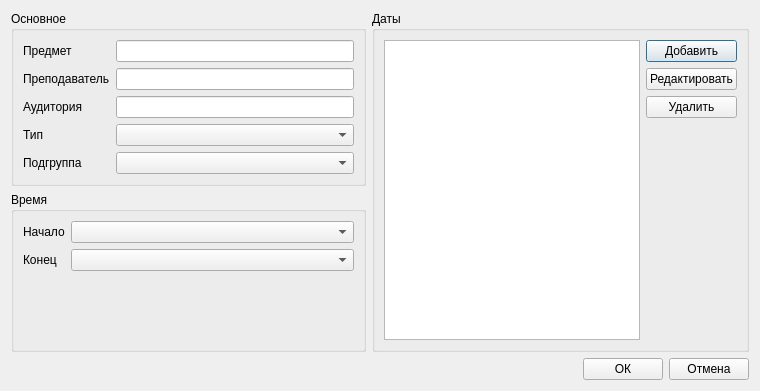
<?xml version="1.0" encoding="UTF-8"?>
<ui version="4.0">
 <class>PairEditorDialog</class>
 <widget class="QDialog" name="PairEditorDialog">
  <property name="geometry">
   <rect>
    <x>0</x>
    <y>0</y>
    <width>760</width>
    <height>391</height>
   </rect>
  </property>
  <property name="windowTitle">
   <string>Редактор пары</string>
  </property>
  <layout class="QVBoxLayout" name="verticalLayout_3">
   <item>
    <layout class="QHBoxLayout" name="horizontalLayout_3">
     <item>
      <layout class="QVBoxLayout" name="verticalLayout_2">
       <item>
        <widget class="QGroupBox" name="basicGroupBox">
         <property name="title">
          <string>Основное</string>
         </property>
         <layout class="QFormLayout" name="formLayout">
          <item row="0" column="0">
           <widget class="QLabel" name="label">
            <property name="text">
             <string>Предмет</string>
            </property>
           </widget>
          </item>
          <item row="0" column="1">
           <widget class="QLineEdit" name="titleLineEdit"/>
          </item>
          <item row="1" column="0">
           <widget class="QLabel" name="label_2">
            <property name="text">
             <string>Преподаватель</string>
            </property>
           </widget>
          </item>
          <item row="1" column="1">
           <widget class="QLineEdit" name="lecturerLineEdit"/>
          </item>
          <item row="2" column="0">
           <widget class="QLabel" name="label_3">
            <property name="text">
             <string>Аудитория</string>
            </property>
           </widget>
          </item>
          <item row="2" column="1">
           <widget class="QLineEdit" name="classroomLineEdit"/>
          </item>
          <item row="3" column="0">
           <widget class="QLabel" name="label_4">
            <property name="text">
             <string>Тип</string>
            </property>
           </widget>
          </item>
          <item row="3" column="1">
           <widget class="QComboBox" name="typeComboBox"/>
          </item>
          <item row="4" column="0">
           <widget class="QLabel" name="label_5">
            <property name="text">
             <string>Подгруппа</string>
            </property>
           </widget>
          </item>
          <item row="4" column="1">
           <widget class="QComboBox" name="subgroupComboBox"/>
          </item>
         </layout>
        </widget>
       </item>
       <item>
        <widget class="QGroupBox" name="timeGroupBox">
         <property name="title">
          <string>Время</string>
         </property>
         <layout class="QFormLayout" name="formLayout_2">
          <item row="0" column="0">
           <widget class="QLabel" name="label_6">
            <property name="text">
             <string>Начало</string>
            </property>
           </widget>
          </item>
          <item row="0" column="1">
           <widget class="QComboBox" name="timeStartComboBox"/>
          </item>
          <item row="1" column="0">
           <widget class="QLabel" name="label_7">
            <property name="text">
             <string>Конец</string>
            </property>
           </widget>
          </item>
          <item row="1" column="1">
           <widget class="QComboBox" name="timeEndComboBox"/>
          </item>
         </layout>
        </widget>
       </item>
      </layout>
     </item>
     <item>
      <widget class="QGroupBox" name="dateGroupBox">
       <property name="title">
        <string>Даты</string>
       </property>
       <layout class="QHBoxLayout" name="horizontalLayout_2">
        <item>
         <widget class="QListWidget" name="dateList">
          <property name="enabled">
           <bool>true</bool>
          </property>
         </widget>
        </item>
        <item>
         <layout class="QVBoxLayout" name="verticalLayout">
          <item>
           <widget class="QPushButton" name="addButton">
            <property name="text">
             <string>Добавить</string>
            </property>
           </widget>
          </item>
          <item>
           <widget class="QPushButton" name="editButton">
            <property name="text">
             <string>Редактировать</string>
            </property>
           </widget>
          </item>
          <item>
           <widget class="QPushButton" name="removeButton">
            <property name="text">
             <string>Удалить</string>
            </property>
           </widget>
          </item>
          <item>
           <spacer name="verticalSpacer">
            <property name="orientation">
             <enum>Qt::Vertical</enum>
            </property>
            <property name="sizeHint" stdset="0">
             <size>
              <width>20</width>
              <height>40</height>
             </size>
            </property>
           </spacer>
          </item>
         </layout>
        </item>
       </layout>
      </widget>
     </item>
    </layout>
   </item>
   <item>
    <layout class="QHBoxLayout" name="horizontalLayout">
     <item>
      <spacer name="horizontalSpacer">
       <property name="orientation">
        <enum>Qt::Horizontal</enum>
       </property>
       <property name="sizeHint" stdset="0">
        <size>
         <width>40</width>
         <height>20</height>
        </size>
       </property>
      </spacer>
     </item>
     <item>
      <widget class="QPushButton" name="okButton">
       <property name="text">
        <string>ОК</string>
       </property>
      </widget>
     </item>
     <item>
      <widget class="QPushButton" name="cancelButton">
       <property name="text">
        <string>Отмена</string>
       </property>
      </widget>
     </item>
    </layout>
   </item>
  </layout>
 </widget>
 <resources/>
 <connections>
  <connection>
   <sender>cancelButton</sender>
   <signal>clicked()</signal>
   <receiver>PairEditorDialog</receiver>
   <slot>close()</slot>
   <hints>
    <hint type="sourcelabel">
     <x>709</x>
     <y>370</y>
    </hint>
    <hint type="destinationlabel">
     <x>379</x>
     <y>195</y>
    </hint>
   </hints>
  </connection>
 </connections>
</ui>
